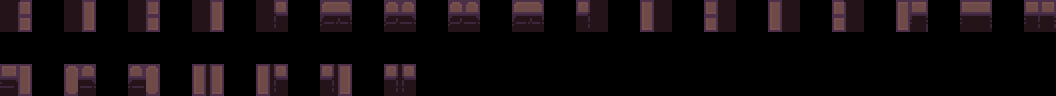

The image is a tile-based game level rendered from a .tmx file. Its description and complete source (layers, tilesets, objects, tile grids) follow:
An orthogonal 33x3 tile map with 32x32 px tiles, 3 tile layers (regions, input_ground, output_above_characters).

<map version="1.2" tiledversion="2019.03.13" orientation="orthogonal" renderorder="right-down" width="33" height="3" tilewidth="32" tileheight="32" infinite="0" nextlayerid="51" nextobjectid="1">
 <tileset firstgid="1" source="../tileset.tsx" />
 <layer id="46" name="regions" width="33" height="3">
  <data encoding="csv">
1,0,11,0,21,0,31,0,41,0,42,0,43,0,44,0,45,0,46,0,36,0,26,0,16,0,6,0,51,0,52,0,53,
0,0,0,0,0,0,0,0,0,0,0,0,0,0,0,0,0,0,0,0,0,0,0,0,0,0,0,0,0,0,0,0,0,
54,0,55,0,56,0,37,0,47,0,48,0,49,0,0,0,0,0,0,0,0,0,0,0,0,0,0,0,0,0,0,0,0
</data>
 </layer>
 <layer id="49" name="input_ground" width="33" height="3">
  <data encoding="csv">
1,0,11,0,21,0,31,0,41,0,42,0,43,0,44,0,45,0,46,0,36,0,26,0,16,0,6,0,51,0,52,0,53,
0,0,0,0,0,0,0,0,0,0,0,0,0,0,0,0,0,0,0,0,0,0,0,0,0,0,0,0,0,0,0,0,0,
54,0,55,0,56,0,37,0,47,0,48,0,49,0,0,0,0,0,0,0,0,0,0,0,0,0,0,0,0,0,0,0,0
</data>
 </layer>
 <layer id="50" name="output_above_characters" width="33" height="3">
  <data encoding="csv">
1,0,11,0,21,0,31,0,41,0,42,0,43,0,44,0,45,0,46,0,36,0,26,0,16,0,6,0,51,0,52,0,53,
0,0,0,0,0,0,0,0,0,0,0,0,0,0,0,0,0,0,0,0,0,0,0,0,0,0,0,0,0,0,0,0,0,
54,0,55,0,56,0,37,0,47,0,48,0,49,0,0,0,0,0,0,0,0,0,0,0,0,0,0,0,0,0,0,0,0
</data>
 </layer>
</map>
